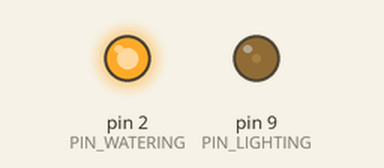
This program was run on a simulated Arduino Micro, built with avr-gcc and run on an emulated ATmega32U4. Parts: output pins drawn as LEDs (lit = HIGH). What the program prints to the serial monitor is not drawn.

Above: at 1.1 s.
At 10.1 s:
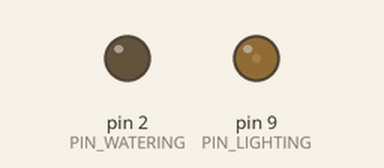
Timing chart, 0 to 11.6 s (numbered marks = the images above):
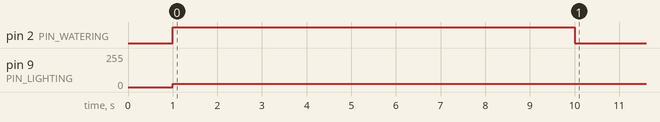

Measured:
- by itself, pin 2 (PIN_WATERING): LOW → HIGH at 1.0 s, → LOW 9.0 s later
- by itself, pin 9 (PIN_LIGHTING): 0/255 → 25/255 at 1.0 s

The program:

main.cpp
```cpp
#include <Arduino.h>

#define NUM_TIMERS          2

#define PIN_WATERING        2
#define DELAY_WATERING_ON   10000     // 10 seconds
#define DELAY_WATERING_OFF  1790000   // 29 minutes 50 seconds
#define PERIOD_WATERING     (DELAY_WATERING_ON + DELAY_WATERING_OFF)

#define PIN_LIGHTING        9
#define DELAY_LIGHTING_ON   43200000  // 12 hours
#define DELAY_LIGHTING_OFF  43200000  // 12 hours
#define PERIOD_LIGHTING     (DELAY_LIGHTING_ON + DELAY_LIGHTING_OFF)
#define PWM_LIGHTING        (unsigned char)(255*0.1)

void analogWriteWrapper(unsigned char pin, unsigned char pwm) {
  analogWrite(pin, pwm);
}

typedef void (*pin_setter_t)(unsigned char, unsigned char);

typedef struct {
  unsigned long duration;
  unsigned long period;
  unsigned char pin;
  unsigned char on;
  unsigned char off;
  const pin_setter_t& setter;
} scheduler_timer_t;

const scheduler_timer_t timers[NUM_TIMERS] = {
  {
    .duration = DELAY_WATERING_ON,
    .period = PERIOD_WATERING,
    .pin = PIN_WATERING,
    .on = HIGH,
    .off = LOW,
    .setter = &digitalWrite
  },
  {
    .duration = DELAY_LIGHTING_ON,
    .period = PERIOD_LIGHTING,
    .pin = PIN_LIGHTING,
    .on = PWM_LIGHTING,
    .off = LOW,
    .setter = &analogWriteWrapper
  }
};

void setup() {
  for(int i = 0; i < NUM_TIMERS; i++) {
    pinMode(timers[i].pin, OUTPUT);
  }

  delay(1000);
}

void loop() {
  for(int i = 0; i < NUM_TIMERS; i++) {
    if(millis() % timers[i].period <= timers[i].duration) {
      Serial.print("Timer ");
      Serial.print(i);
      Serial.println(" ON");
      timers[i].setter(timers[i].pin, timers[i].on);
    } else {
      Serial.print("Timer ");
      Serial.print(i);
      Serial.println(" OFF");
      timers[i].setter(timers[i].pin, timers[i].off);
    }
  }

  delay(10);
}
```
